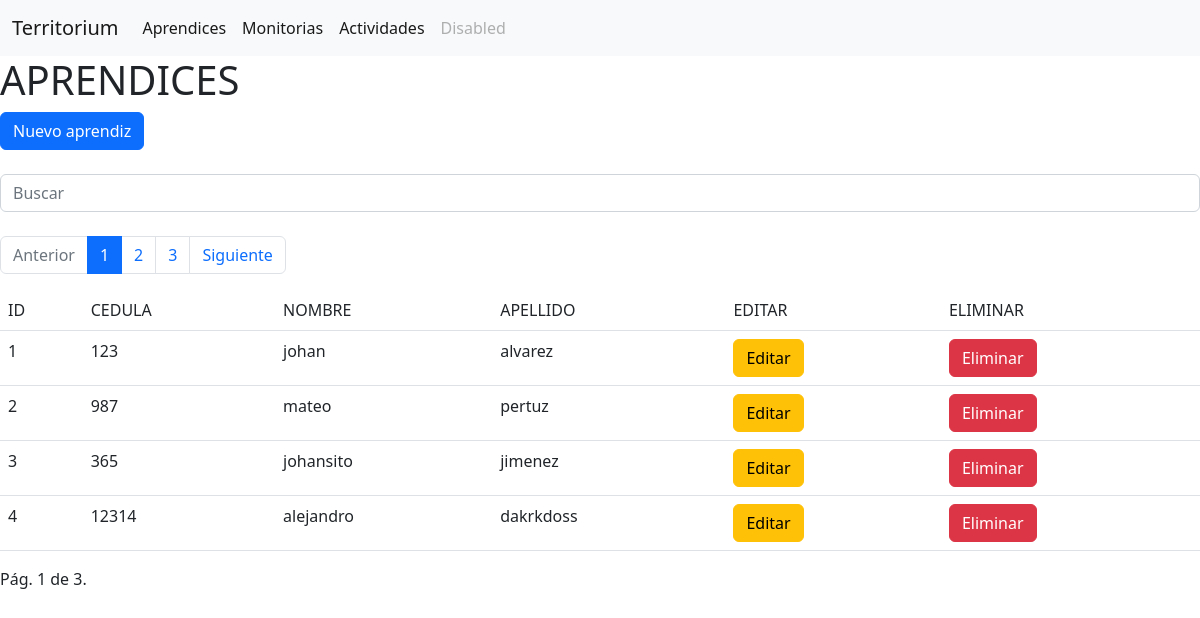
The page /territorium/aprendices/ on the database its author committed.
### territorium/models.py (models this page shows, shortened)
class Aprendiz(models.Model):
    cedula = models.IntegerField()
    nombre = models.CharField(max_length=100)
    apellido = models.CharField(max_length=100)
    fecha_nacimiento = models.DateField()

### territorium/views.py (the view)
# urls.py: path('aprendices/', views.aprendices, name="aprendices"),
def aprendices(request):
    q = Aprendiz.objects.all()
    pag = Paginator(q, 4)   #cinco registros por página
    page_number = request.GET.get('page')
    q = pag.get_page(page_number)
    contexto = {'page_obj': q}
    return render(request,'territorium/aprendices/listar_aprendiz.html',contexto)

### territorium/templates/territorium/aprendices/listar_aprendiz.html (shortened to what this page needs)
{% extends 'territorium/base.html' %}
{% block body %}
<h1>APRENDICES</h1>
<a class="btn btn-primary" href="{% url 'territorium:crear_aprendiz' %}">Nuevo aprendiz</a> <br /><br />
<input class="form-control me-2" type="search" placeholder="Buscar" aria-label="Buscar" id="dato" name="dato" value="{{ dato_buscado }}" onkeyup="buscarAprendices('{% url 'territorium:aprendicesBuscar' %}');">
<br/>
<div id="respuesta">
{% if page_obj %}
<nav aria-label="...">
    <ul class="pagination">
        <li class="page-item {% if not page_obj.has_previous %}disabled{% endif %}">
            <a class="page-link" {% if page_obj.has_previous %} href="?page={{ page_obj.previous_page_number }}" {% endif %}>Anterior</a>
        </li>
        {% for i in "x"|rjust:page_obj.paginator.num_pages|make_list %}
            <li class="page-item {% if forloop.counter == page_obj.number %}active{% endif %}" aria-current="page">
                <a class="page-link" href="?page={{ forloop.counter }}">{{ forloop.counter }}</a>
            </li>
        {% endfor %}
        <li class="page-item {% if not page_obj.has_next %}disabled{% endif %}">
            <a class="page-link" {% if page_obj.has_next %}href="?page={{ page_obj.next_page_number }}"{% endif %}>Siguiente</a>
        </li>
    </ul>
</nav>
<table class="table">
    <thead>
        <tr>
            <td>ID</td>
            <td>CEDULA</td>
            <td>NOMBRE</td>
            <td>APELLIDO</td>
            <td>EDITAR</td>
            <td>ELIMINAR</td>
        </tr>
    </thead>
    <tbody>
        {% for registro in page_obj %}
        <tr>
            <td>{{ registro.id }}</td>
            <td>{{ registro.cedula }}</td>
            <td>{{ registro.nombre }}</td>
            <td>{{ registro.apellido }}</td>
            <td>
                <a class="btn btn-warning" href="{% url 'territorium:aprendizFormularioEditar' registro.id %}">
                    Editar</a>
            </td>
            <td>
                <a class="btn btn-danger" onclick="confirmarEliminar('{% url 'territorium:eliminar_aprendiz' registro.id %}');"> Eliminar</a>
            </td>
        </tr>
        {% endfor %}
    </tbody>
</table>
Pág. {{ page_obj.number }} de {{ page_obj.paginator.num_pages }}.
{% else %}
<h1>No hay datos</h1>
{% endif %}
</div>
{% endblock %}

### rows shown on the page
Aprendiz: id "1", cedula "123", nombre "johan", apellido "alvarez"
Aprendiz: id "2", cedula "987", nombre "mateo", apellido "pertuz"
Aprendiz: id "3", cedula "365", nombre "johansito", apellido "jimenez"
Aprendiz: id "4", cedula "12314", nombre "alejandro", apellido "dakrkdoss"

### other values the page prints
{{ page_obj.number }} "1"
{{ page_obj.paginator.num_pages }} "3"
